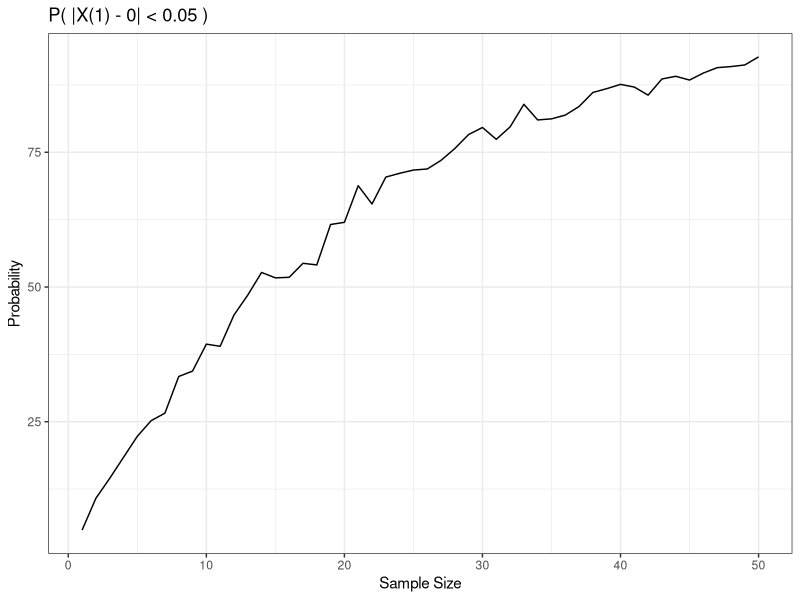

Reproduce this figure in R.
# install.packages("tidyverse) # Install if needed to run program
library(tidyverse)

# Set the seed for reproducibility
set.seed(123)

# Parameters
lambda <- 1
N <- 1000
max_n <- 50

# Create a list to store the datasets
datasets_list <- vector("list", N * max_n)

# Generate N datasets for sample sizes 1 to 50
counter <- 1
for (i in 1:N) {
  for (n in 1:max_n) {
    # Generate a random sample of size n from exponential distribution
    dataset <- rexp(n, rate = lambda)
    
    # Store the dataset in the list
    datasets_list[[counter]] <- dataset
    counter <- counter + 1
  }
}

# Create a data frame to store minimum values and sample sizes
min_values_df <- data.frame(Minimum = numeric(N * max_n), SampleSize = numeric(N * max_n))

# Populate the data frame with minimum values and sample sizes
counter <- 1
for (i in 1:N) {
  for (n in 1:max_n) {
    # Extract minimum value
    min_value <- min(datasets_list[[counter]])
    
    # Store minimum value and sample size in the data frame
    min_values_df$Minimum[counter] <- min_value
    min_values_df$SampleSize[counter] <- n
    
    counter <- counter + 1
  }
}

min_values_df$prob <- ifelse(abs(min_values_df$Minimum) < 0.05, 0, 1)

percentage_zeros <- min_values_df %>%
  group_by(SampleSize) %>%
  summarize(PercentageZeros = mean(prob == 0) * 100)

ggplot(percentage_zeros, aes(x = SampleSize, y = PercentageZeros)) +
  geom_line() +
  labs(title = "P( |X(1) - 0| < 0.05 ) ",
       x = "Sample Size",
       y = "Probability") + 
  theme_bw()